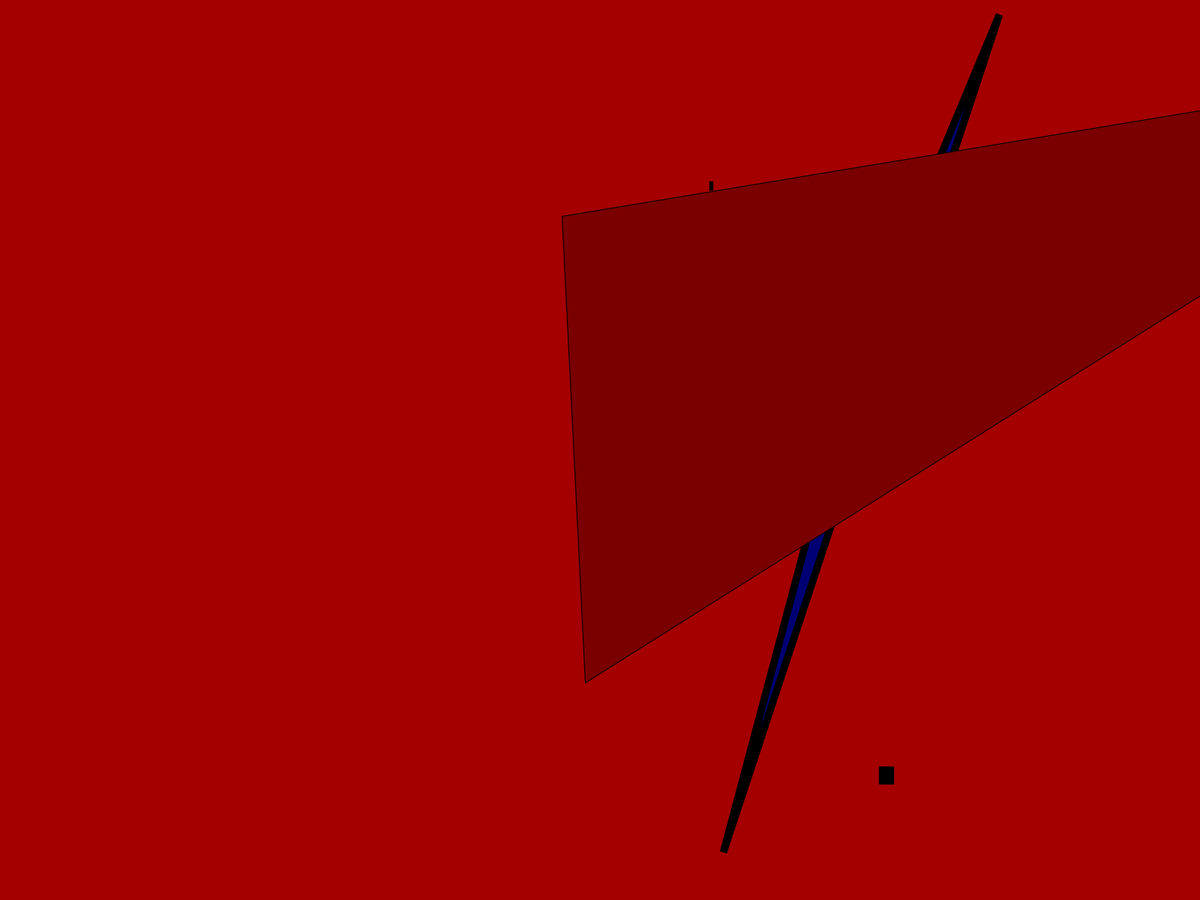
Frame 1 (no input)
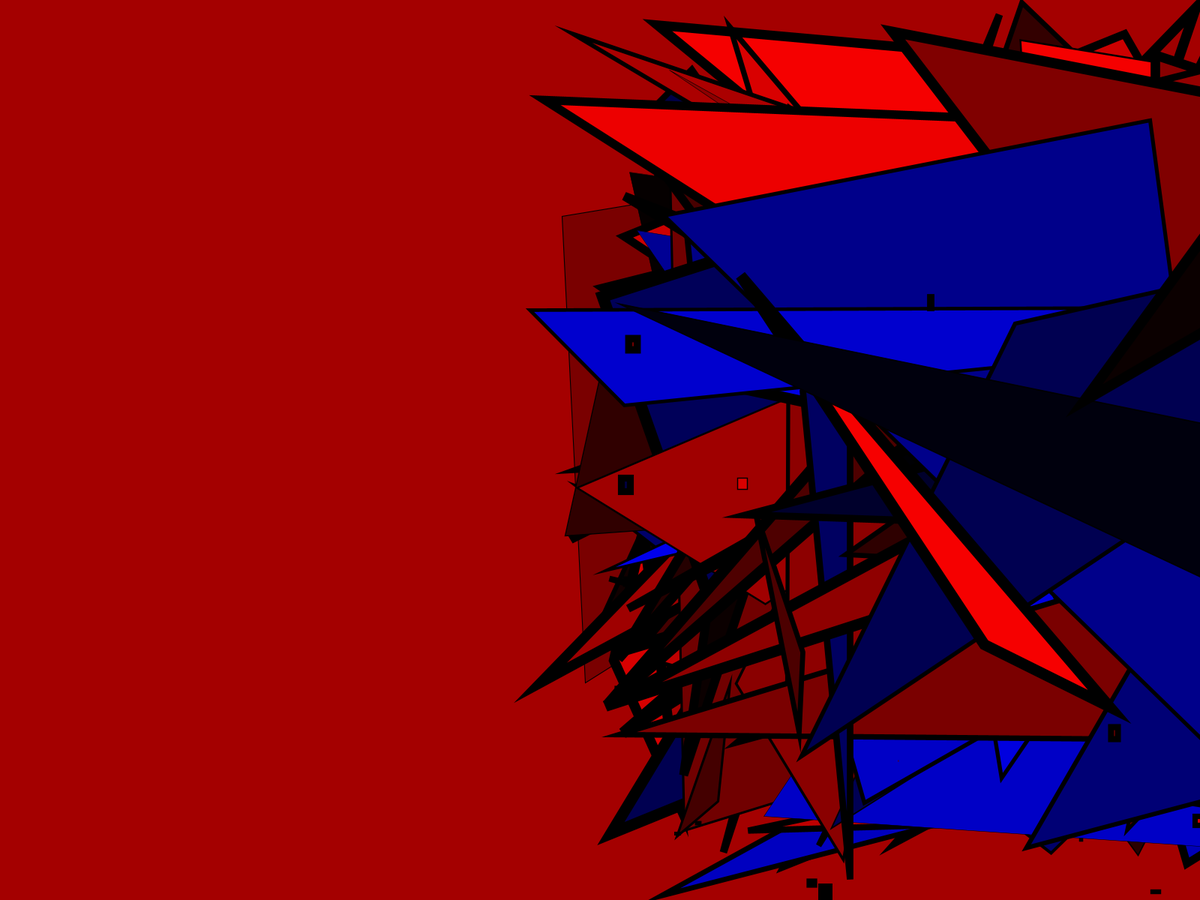
Frame 60 (the mouse pressed at the canvas centre just before this capture)
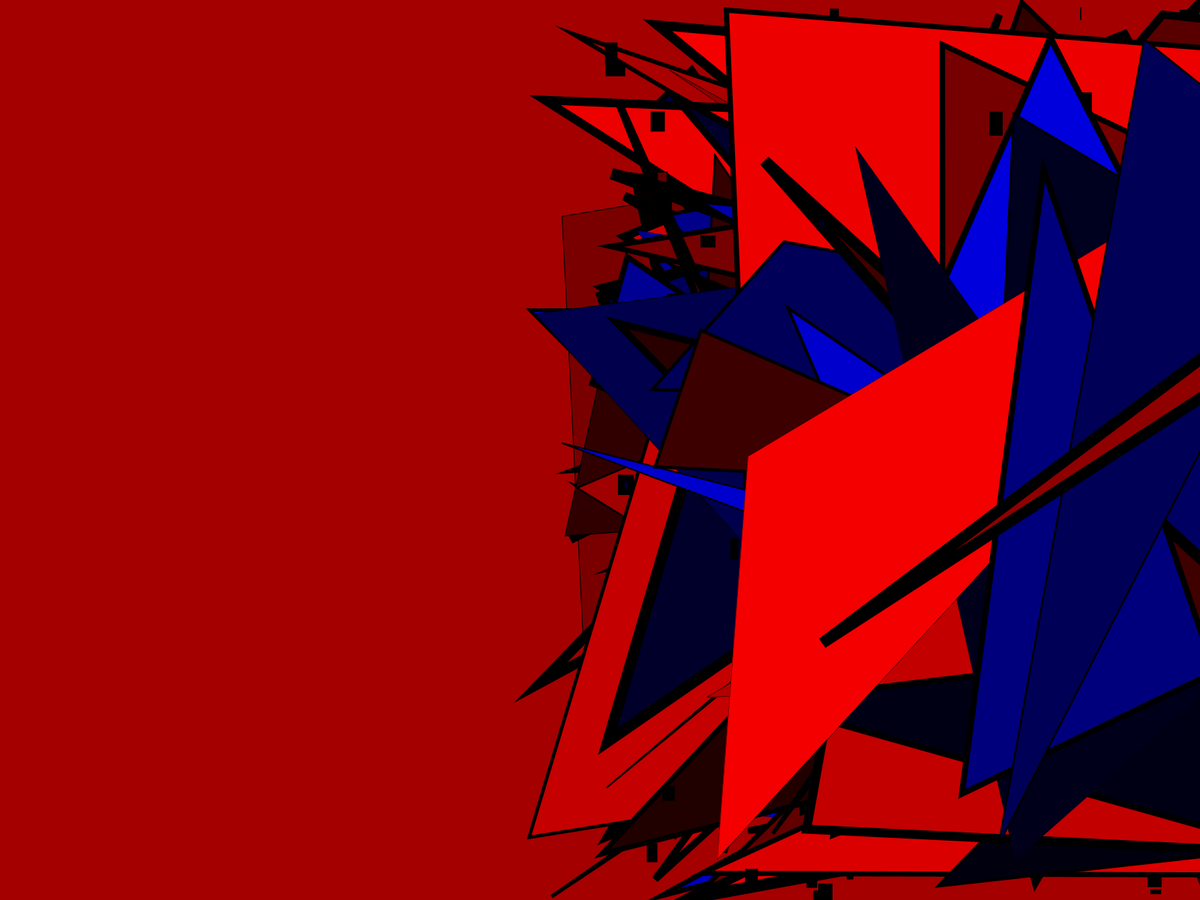
Frame 120 (the mouse held since frame 60 and released just before this capture)

The Processing sketch that drew these frames (run headless with seeded random() and noise(); from frame 60 on, the mouse is pressed at the canvas centre):

// Processing sketch: Artist_Sketch
// ── Artist_Sketch.pde
void setup() {
  background(random(255),0,0);
  fullScreen();
}

void draw() {
 
  fill(random(255),0,0);
  strokeWeight(random(16));
  rect(random(width)+800,random(height), random(15),random(20));
  
  fill(0,0,random(255));
  strokeWeight(random(16));
  rect(random(width)+800,random(height), random(15),random(20));
  
  fill(0,0,random(255));
  strokeWeight(random(16));
  triangle(random(width)+800,random(height), random(width)+700,random(height),random(width)+750,random(height));
  
  fill(random(255),0,0);
  strokeWeight(random(16));
  triangle(random(width)+800,random(height), random(width)+700,random(height),random(width)+750,random(height));
}
